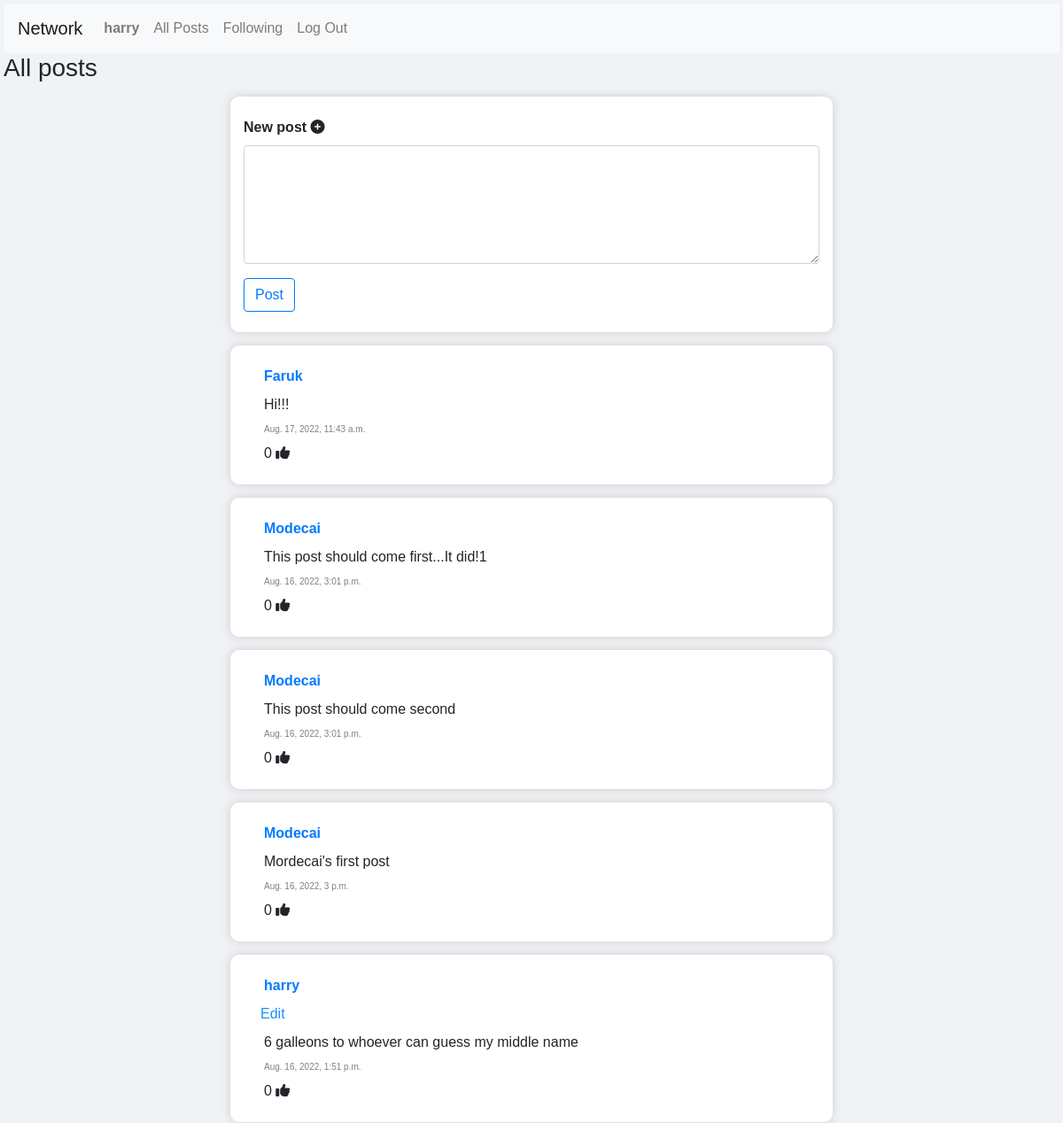
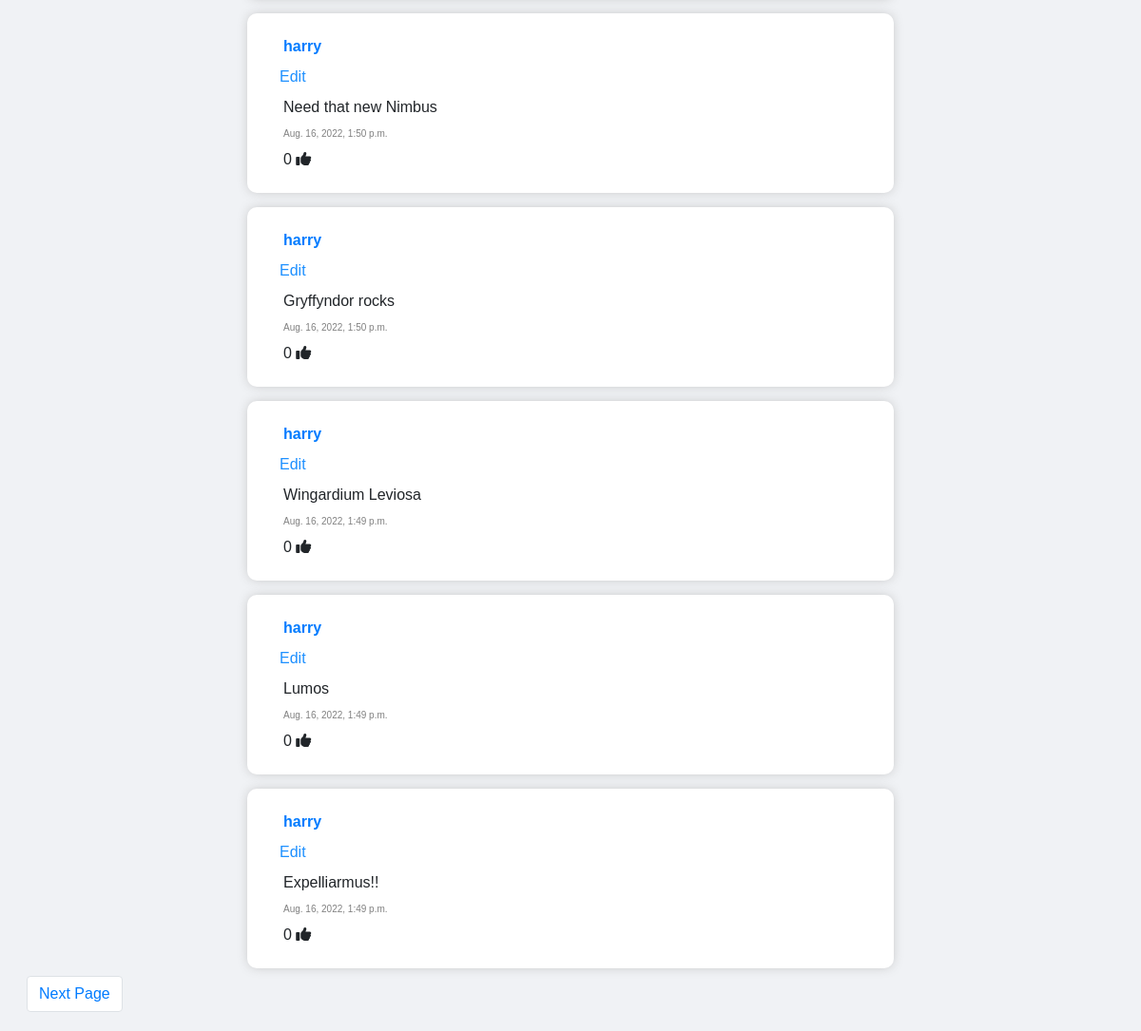
Screenshot of / (signed in) with the database file from the repository (2 pictures, top to bottom).
### network/models.py (models this page shows, shortened)
class User(AbstractUser):
    followers = models.ManyToManyField('self', symmetrical=False, blank=True, related_name='user_followers')

class Post(models.Model):
    id = models.AutoField(primary_key=True)
    user = models.ForeignKey(User, on_delete=models.CASCADE)
    addedOn = models.DateTimeField(auto_now_add=True)
    content = models.CharField(max_length=500)
    liked_by = models.ManyToManyField(User, symmetrical=False, blank=True, related_name="users_liked")
    def count_likes(self):
        return self.liked_by.count()
    class Meta:
        ordering = ['-addedOn']

### network/views.py (the view)
# urls.py: path("", views.index, name="index"),
def index(request):
    posts_per_page = 10
    post_list = Post.objects.all()
    paginator = Paginator(post_list, posts_per_page)
    get_page = request.GET.get('p')
    page_number = get_page if get_page is not None else 1
    current_page = paginator.get_page(page_number)
    context = {
        "current_page": current_page,
        "pagination_needed": paginator.num_pages > 1
    }
    if request.method == "POST":
        post_body = request.POST["post-text"]
        if len(post_body) > 0:
            post = Post(user=request.user, content=post_body)
            post.save()
    return render(request, "network/index.html", context)

### network/templates/network/index.html (shortened to what this page needs)
{% extends "network/layout.html" %}
{% load static %}
{% block body %}
    <div class="container-m3">
        <h3>All posts</h3>
    </div>
    {% if user.is_authenticated %}
        <div class="post-wrap-card">
            <div class="row my-2">
                <div class="col font-weight-bold">
                    New post <i class="fa-solid fa-circle-plus"></i>
                </div>
            </div>
            <div class="row" m-2>
                <div class="col">
                    <form method="post" action="">
                        <div class="form-group">
                            <textarea type="text" name="post-text" class="form-control mb-2" id="newPostText" rows="5"></textarea>
                        </div>
                        <button type="submit" class="btn btn-outline-primary mb-2">Post</button>
                    </form>
                </div>
            </div>
        </div>
    {% endif %}
    {% for post in current_page.object_list %}
        <div class="post-wrap-card post-div">
            <div class="row m-2">
                <div class="col font-weight-bold"><a href="/user/{{ post.user }}">{{ post.user }}</a> </div>
            </div>
            {% if user.is_authenticated and post.user == user %}
                <div class="row mx-1">
                    <div class="col"><span class="edit-label">Edit</span></div>
                </div>
            {% endif %}
            <div class="row m-2">
                <div class="col post-context">{{ post.content }}</div>
            </div>
            <div class="row m-2">
                <div class="col post-date" >{{ post.addedOn }}</div>
            </div>
            <div class="row m-2">
                <div class="col" ><span class="like-count-label {% if user in post.liked_by.all %}liked-post{% endif %}">{{ post.count_likes }} </span><i class="fa-solid fa-thumbs-up"></i></div>
            </div>
        </div>
    {% endfor %}
    {% if pagination_needed %}
        <div class="mx-4 my-2">
            <nav>
              <ul class="pagination">
                  {% if current_page.has_next %}
                    <li class="page-item"><a class="page-link" href="?p={{ current_page.next_page_number }}">Next Page</a></li>
                  {% endif %}
              </ul>
            </nav>
        </div>
    {% endif %}
{% endblock %}

### network/templates/network/layout.html (shortened to what this page needs)
{% load static %}
<!DOCTYPE html>
<html lang="en">
    <head>
        <link rel="stylesheet" href="https://stackpath.bootstrapcdn.com/bootstrap/4.4.1/css/bootstrap.min.css">
        <link href="{% static 'network/styles.css' %}" rel="stylesheet">
        <link href="{% static 'fontawesomefree/css/fontawesome.css' %}" rel="stylesheet" type="text/css">
        <link href="{% static 'fontawesomefree/css/solid.css' %}" rel="stylesheet" type="text/css">
    </head>
    <body>
        <nav class="navbar navbar-expand-lg navbar-light bg-light">
            <a class="navbar-brand" href="{% url 'index' %}">Network</a>
            <div>
              <ul class="navbar-nav mr-auto">
                {% if user.is_authenticated %}
                    <li class="nav-item">
                        <a class="nav-link" href=""><strong>{{ user.username }}</strong></a>
                    </li>
                {% endif %}
                <li class="nav-item">
                  <a class="nav-link" href="{% url 'index' %}">All Posts</a>
                </li>
                {% if user.is_authenticated %}
                    <li class="nav-item">
                        <a class="nav-link" href="{% url 'following' %}">Following</a>
                    </li>
                    <li class="nav-item">
                        <a class="nav-link" href="{% url 'logout' %}">Log Out</a>
                    </li>
                {% endif %}
              </ul>
            </div>
          </nav>
        <div class="body">
            {% block body %}
            {% endblock %}
        </div>
    </body>
</html>

### network/static/network/styles.css (style rules this page uses)
textarea { height: 80px; }
.post-date { font-size: 10px; color:gray; }
.edit-label, .cancel-edit-label { color:dodgerblue; }
.like-count-label, .edit-label:hover, .cancel-edit-label:hover { cursor: pointer; }

### network/templates/network/layout.html (style rules this page uses)
body { margin:2px; padding:2px; font-family: 'Trebuchet MS', 'Lucida Sans Unicode', 'Lucida Grande', 'Lucida Sans', Arial, sans-serif; background-color: #F0F2F5; }
.post-wrap-card { margin:auto; margin-top: 15px; padding: 15px; border-radius: 10px; background: white; box-shadow: 0px 0px 12px -2px rgba(173,173,173,0.8); max-width: 680px; }
textarea { height: 80px; }
.post-date { font-size: 10px; color:gray; }
.edit-label, .cancel-edit-label { color:dodgerblue; }
.like-count-label, .edit-label:hover, .cancel-edit-label:hover { cursor: pointer; }

### rows the page displays
User: username "harry"
Post: user "Faruk", content "Hi!!!", addedOn "Aug. 17, 2022, 11:43 a.m.", count_likes "0"
Post: user "Modecai", content "This post should come first...It did!1", addedOn "Aug. 16, 2022, 3:01 p.m.", count_likes "0"
Post: user "Modecai", content "This post should come second", addedOn "Aug. 16, 2022, 3:01 p.m.", count_likes "0"
Post: user "Modecai", content "Mordecai's first post", addedOn "Aug. 16, 2022, 3 p.m.", count_likes "0"
Post: user "harry", shows "Edit", content "6 galleons to whoever can guess my middle name", addedOn "Aug. 16, 2022, 1:51 p.m.", count_likes "0"
Post: user "harry", shows "Edit", content "Need that new Nimbus", addedOn "Aug. 16, 2022, 1:50 p.m.", count_likes "0"
Post: user "harry", shows "Edit", content "Gryffyndor rocks", addedOn "Aug. 16, 2022, 1:50 p.m.", count_likes "0"
Post: user "harry", shows "Edit", content "Wingardium Leviosa", addedOn "Aug. 16, 2022, 1:49 p.m.", count_likes "0"
Post: user "harry", shows "Edit", content "Lumos", addedOn "Aug. 16, 2022, 1:49 p.m.", count_likes "0"
Post: user "harry", shows "Edit", content "Expelliarmus!!", addedOn "Aug. 16, 2022, 1:49 p.m.", count_likes "0"
